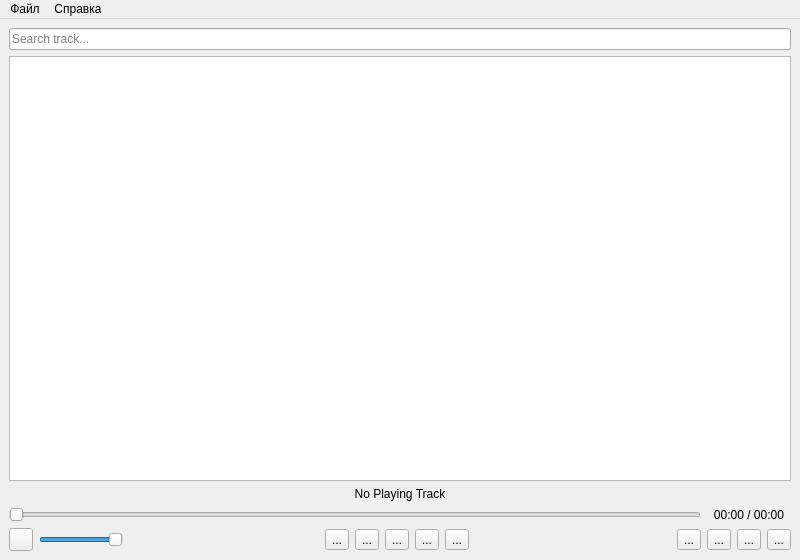
<?xml version="1.0" encoding="UTF-8"?>
<ui version="4.0">
 <class>Player</class>
 <widget class="QMainWindow" name="Player">
  <property name="geometry">
   <rect>
    <x>0</x>
    <y>0</y>
    <width>800</width>
    <height>560</height>
   </rect>
  </property>
  <property name="windowTitle">
   <string>Player</string>
  </property>
  <widget class="QWidget" name="centralwidget">
   <property name="sizePolicy">
    <sizepolicy hsizetype="Expanding" vsizetype="Expanding">
     <horstretch>0</horstretch>
     <verstretch>0</verstretch>
    </sizepolicy>
   </property>
   <layout class="QGridLayout" name="gridLayout">
    <item row="4" column="0">
     <widget class="QToolButton" name="muteButton">
      <property name="text">
       <string/>
      </property>
      <property name="icon">
       <iconset resource="buttons.qrc">
        <normaloff>:/buttons/volume.png</normaloff>
        <normalon>:/buttons/mute.png</normalon>:/buttons/volume.png</iconset>
      </property>
     </widget>
    </item>
    <item row="3" column="0" colspan="11">
     <widget class="QSlider" name="seekBar">
      <property name="maximum">
       <number>100</number>
      </property>
      <property name="orientation">
       <enum>Qt::Horizontal</enum>
      </property>
     </widget>
    </item>
    <item row="4" column="2">
     <spacer name="horizontalSpacer_2">
      <property name="orientation">
       <enum>Qt::Horizontal</enum>
      </property>
      <property name="sizeHint" stdset="0">
       <size>
        <width>40</width>
        <height>20</height>
       </size>
      </property>
     </spacer>
    </item>
    <item row="4" column="3">
     <widget class="QToolButton" name="shuffleButton">
      <property name="text">
       <string>...</string>
      </property>
      <property name="icon">
       <iconset resource="buttons.qrc">
        <normaloff>:/buttons/shuffle.png</normaloff>:/buttons/shuffle.png</iconset>
      </property>
      <property name="checkable">
       <bool>true</bool>
      </property>
     </widget>
    </item>
    <item row="2" column="0" colspan="14">
     <widget class="QLabel" name="currentSong">
      <property name="text">
       <string>No Playing Track</string>
      </property>
      <property name="alignment">
       <set>Qt::AlignCenter</set>
      </property>
     </widget>
    </item>
    <item row="4" column="5">
     <widget class="QToolButton" name="playButton">
      <property name="text">
       <string>...</string>
      </property>
      <property name="icon">
       <iconset resource="buttons.qrc">
        <normaloff>:/buttons/play.png</normaloff>:/buttons/play.png</iconset>
      </property>
     </widget>
    </item>
    <item row="4" column="1">
     <widget class="QSlider" name="volumeBar">
      <property name="sizePolicy">
       <sizepolicy hsizetype="Minimum" vsizetype="Fixed">
        <horstretch>0</horstretch>
        <verstretch>0</verstretch>
       </sizepolicy>
      </property>
      <property name="maximum">
       <number>100</number>
      </property>
      <property name="value">
       <number>100</number>
      </property>
      <property name="orientation">
       <enum>Qt::Horizontal</enum>
      </property>
     </widget>
    </item>
    <item row="4" column="11">
     <widget class="QToolButton" name="removeButton">
      <property name="text">
       <string>...</string>
      </property>
      <property name="icon">
       <iconset resource="buttons.qrc">
        <normaloff>:/buttons/minus.png</normaloff>:/buttons/minus.png</iconset>
      </property>
     </widget>
    </item>
    <item row="3" column="11" colspan="3">
     <widget class="QLabel" name="timeStamp">
      <property name="text">
       <string>00:00 / 00:00</string>
      </property>
      <property name="alignment">
       <set>Qt::AlignCenter</set>
      </property>
     </widget>
    </item>
    <item row="4" column="6">
     <widget class="QToolButton" name="nextButton">
      <property name="text">
       <string>...</string>
      </property>
      <property name="icon">
       <iconset resource="buttons.qrc">
        <normaloff>:/buttons/skip-next.png</normaloff>:/buttons/skip-next.png</iconset>
      </property>
     </widget>
    </item>
    <item row="4" column="4">
     <widget class="QToolButton" name="prevButton">
      <property name="text">
       <string>...</string>
      </property>
      <property name="icon">
       <iconset resource="buttons.qrc">
        <normaloff>:/buttons/skip-previous.png</normaloff>:/buttons/skip-previous.png</iconset>
      </property>
     </widget>
    </item>
    <item row="4" column="13">
     <widget class="QToolButton" name="saveButton">
      <property name="text">
       <string>...</string>
      </property>
      <property name="icon">
       <iconset resource="buttons.qrc">
        <normaloff>:/buttons/save.png</normaloff>:/buttons/save.png</iconset>
      </property>
      <property name="checkable">
       <bool>false</bool>
      </property>
      <property name="checked">
       <bool>false</bool>
      </property>
     </widget>
    </item>
    <item row="4" column="7">
     <widget class="QToolButton" name="repeatButton">
      <property name="text">
       <string>...</string>
      </property>
      <property name="icon">
       <iconset resource="buttons.qrc">
        <normaloff>:/buttons/repeat.png</normaloff>:/buttons/repeat.png</iconset>
      </property>
      <property name="checkable">
       <bool>true</bool>
      </property>
     </widget>
    </item>
    <item row="4" column="8">
     <spacer name="horizontalSpacer">
      <property name="orientation">
       <enum>Qt::Horizontal</enum>
      </property>
      <property name="sizeHint" stdset="0">
       <size>
        <width>40</width>
        <height>20</height>
       </size>
      </property>
     </spacer>
    </item>
    <item row="4" column="10">
     <widget class="QToolButton" name="addButton">
      <property name="text">
       <string>...</string>
      </property>
      <property name="icon">
       <iconset resource="buttons.qrc">
        <normaloff>:/buttons/plus.png</normaloff>:/buttons/plus.png</iconset>
      </property>
     </widget>
    </item>
    <item row="0" column="0" colspan="14">
     <widget class="QLineEdit" name="searchBar">
      <property name="inputMask">
       <string/>
      </property>
      <property name="text">
       <string/>
      </property>
      <property name="placeholderText">
       <string>Search track...</string>
      </property>
     </widget>
    </item>
    <item row="4" column="12">
     <widget class="QToolButton" name="clearButton">
      <property name="text">
       <string>...</string>
      </property>
      <property name="icon">
       <iconset resource="buttons.qrc">
        <normaloff>:/buttons/clear.png</normaloff>:/buttons/clear.png</iconset>
      </property>
     </widget>
    </item>
    <item row="1" column="0" colspan="14">
     <widget class="QListWidget" name="playlistView"/>
    </item>
   </layout>
  </widget>
  <widget class="QMenuBar" name="menuBar">
   <property name="geometry">
    <rect>
     <x>0</x>
     <y>0</y>
     <width>800</width>
     <height>22</height>
    </rect>
   </property>
   <widget class="QMenu" name="fileMenu">
    <property name="title">
     <string>Файл</string>
    </property>
    <addaction name="actionOpenFile"/>
    <addaction name="actionSavePlaylist"/>
    <addaction name="actionClearQueue"/>
    <addaction name="separator"/>
    <addaction name="actionExit"/>
   </widget>
   <widget class="QMenu" name="aboutMenu">
    <property name="title">
     <string>Справка</string>
    </property>
    <addaction name="actionInfo"/>
   </widget>
   <addaction name="fileMenu"/>
   <addaction name="aboutMenu"/>
  </widget>
  <action name="actionOpenFile">
   <property name="icon">
    <iconset resource="buttons.qrc">
     <normaloff>:/buttons/plus.png</normaloff>:/buttons/plus.png</iconset>
   </property>
   <property name="text">
    <string>Открыть файл</string>
   </property>
  </action>
  <action name="actionSavePlaylist">
   <property name="icon">
    <iconset resource="buttons.qrc">
     <normaloff>:/buttons/save.png</normaloff>:/buttons/save.png</iconset>
   </property>
   <property name="text">
    <string>Сохранить плейлист</string>
   </property>
  </action>
  <action name="actionClearQueue">
   <property name="icon">
    <iconset resource="buttons.qrc">
     <normaloff>:/buttons/clear.png</normaloff>:/buttons/clear.png</iconset>
   </property>
   <property name="text">
    <string>Очистить очередь воспроизведения</string>
   </property>
  </action>
  <action name="actionExit">
   <property name="icon">
    <iconset resource="buttons.qrc">
     <normaloff>:/buttons/exit.png</normaloff>:/buttons/exit.png</iconset>
   </property>
   <property name="text">
    <string>Выход</string>
   </property>
  </action>
  <action name="actionInfo">
   <property name="icon">
    <iconset resource="buttons.qrc">
     <normaloff>:/buttons/info.png</normaloff>:/buttons/info.png</iconset>
   </property>
   <property name="text">
    <string>О программе</string>
   </property>
  </action>
 </widget>
 <resources>
  <include location="buttons.qrc"/>
 </resources>
 <connections/>
</ui>
